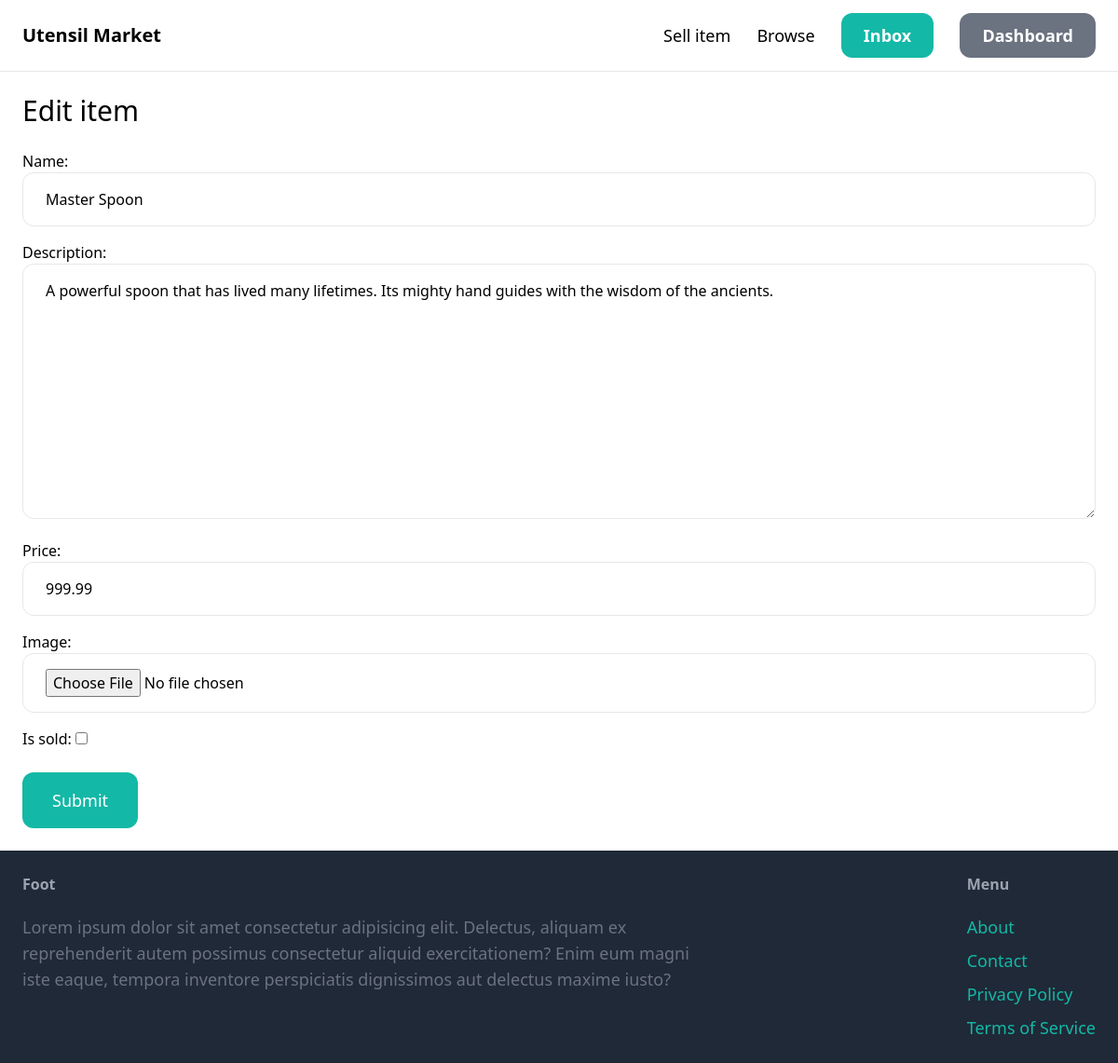
The page /items/1/edit/ (signed in) on the database its author committed.
### item/models.py (models this page shows, shortened)
class Item(models.Model):
    category = models.ForeignKey(Category, related_name='items', on_delete=models.CASCADE)
    name = models.CharField(max_length=255)
    description = models.TextField(blank=True, null=True)
    price = models.FloatField()
    image = models.ImageField(upload_to='item_images', blank=True, null=True)
    is_sold = models.BooleanField(default=False)
    created_by = models.ForeignKey(User, related_name='items', on_delete=models.CASCADE)
    created_at = models.DateTimeField(auto_now_add=True)

### item/views.py (the view)
# urls.py: path('<int:pk>/edit/', views.edit, name='edit')
@login_required
def edit(request, pk):
    item = get_object_or_404(Item, pk=pk, created_by=request.user)
    if request.method == 'POST':
        form = EditItemForm(request.POST, request.FILES, instance=item)
        if form.is_valid():
            form.save()
            return redirect('item:detail', pk=item.id)
    else:
        form = EditItemForm(instance=item)
    return render(request, 'item/form.html', {
        'form': form,
        'title': 'Edit item',
    })

### item/forms.py
class EditItemForm(forms.ModelForm):
    class Meta:
        model = Item
        fields = ('name', 'description', 'price', 'image', 'is_sold')
        widgets = {
            'name': forms.TextInput(attrs={
                'class': fieldStyling
            }),
            'description': forms.Textarea(attrs={
                'class': fieldStyling
            }),
            'price': forms.TextInput(attrs={
                'class': fieldStyling
            }),
            'image': forms.FileInput(attrs={
                'class': fieldStyling
            })
        }

### item/templates/item/form.html (shortened to what this page needs)
{% extends 'core/base.html' %}
{% block stuff %}
<h1 class="mb-6 text-3xl">{{ title }}</h1>
<form method="post" action="." enctype="multipart/form-data">
    <div class="space-y-4">
        {{ form.as_p }}
    </div>
    <button class="mt-6 py-4 px-8 text-lg bg-teal-500 hover:bg-teal-700 rounded-xl text-white">Submit</button>
</form>
{% endblock %}

### rows shown on the page
Item: name "Master Spoon", description "A powerful spoon that has lived many lifetimes. Its mighty hand guides with the wisdom of the ancients.", price "999.99"

### other values the page prints
{{ title }} "Edit item"
